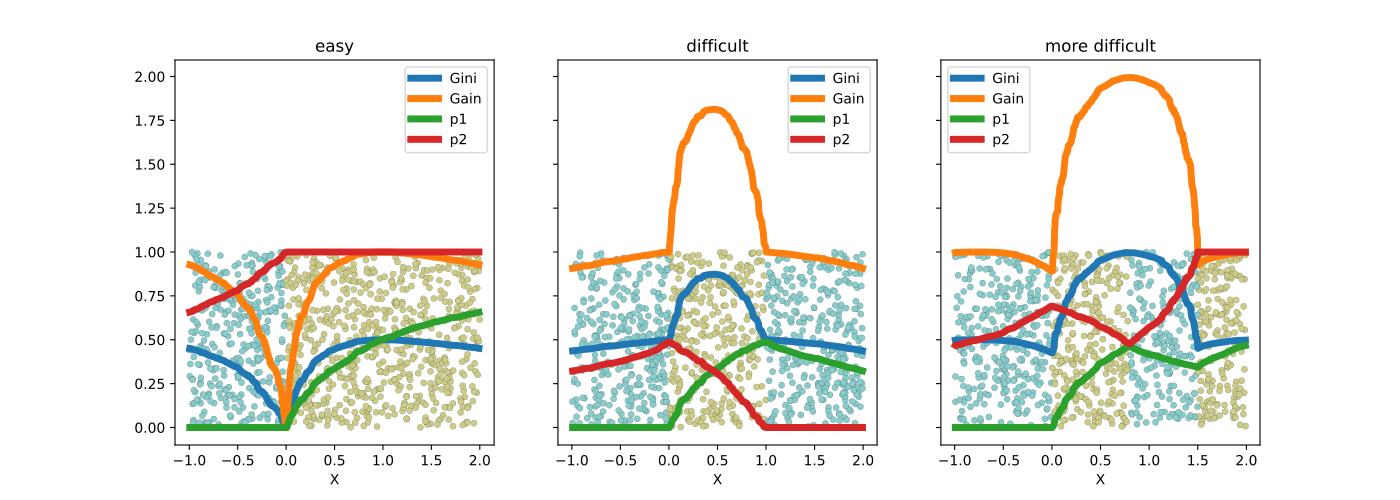

Reproduce this figure in Python.
import matplotlib.pyplot as plt
from mlstatpy.ml.logreg import criteria, random_set_1d, plot_ds

X1, y1 = random_set_1d(1000, 2)
X2, y2 = random_set_1d(1000, 3)
X3, y3 = random_set_1d(1000, 4)
df1 = criteria(X1, y1)
df2 = criteria(X2, y2)
df3 = criteria(X3, y3)

fig, ax = plt.subplots(1, 3, figsize=(14, 5), sharey=True)
plot_ds(X1, y1, ax=ax[0], title="easy")
plot_ds(X2, y2, ax=ax[1], title="difficult")
plot_ds(X3, y3, ax=ax[2], title="more difficult")
df1.plot(x='X', y=['Gini', 'Gain', 'p1', 'p2'], ax=ax[0], lw=5.)
df2.plot(x='X', y=['Gini', 'Gain', 'p1', 'p2'], ax=ax[1], lw=5.)
df3.plot(x='X', y=['Gini', 'Gain', 'p1', 'p2'], ax=ax[2], lw=5.)
plt.show()
